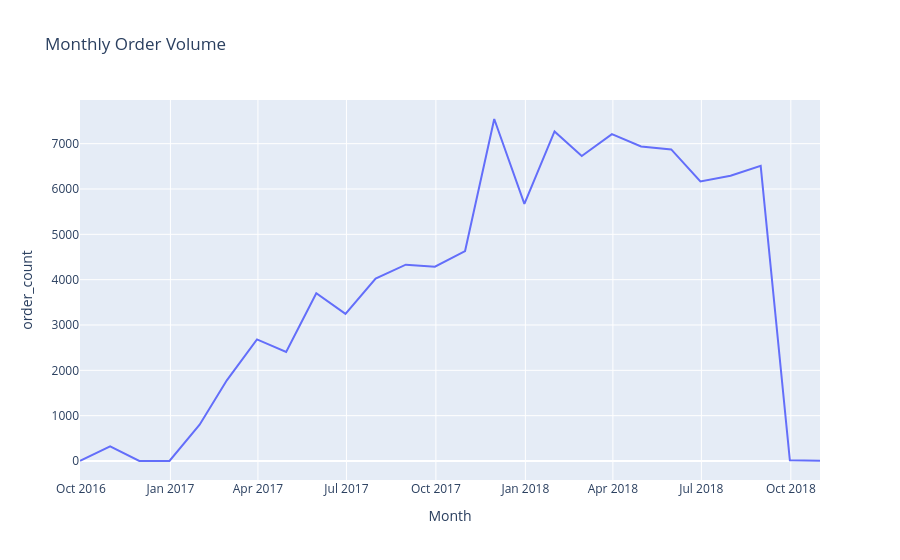

Notebook cell for this chart:
### Code cell
# --- Order volume over time ---
orders["order_purchase_timestamp"] = pd.to_datetime(orders["order_purchase_timestamp"])
monthly = (
    orders.set_index("order_purchase_timestamp")
    .resample("ME")
    .size()
    .reset_index(name="order_count")
)

px.line(monthly, x="order_purchase_timestamp", y="order_count",
        title="Monthly Order Volume", labels={"order_purchase_timestamp": "Month"})

### Figure 1 — Plotly figure (JSON) as saved in the notebook; plotly's stock layout.template omitted (floating-point values rounded to 4 significant figures)
{"data": [{"hovertemplate": "Month=%{x}<br>order_count=%{y}<extra></extra>", "legendgroup": "", "line": {"color": "#636efa", "dash": "solid"}, "marker": {"symbol": "circle"}, "mode": "lines", "name": "", "orientation": "v", "showlegend": false, "type": "scatter", "x": ["2016-09-30T00:00:00.000000", "2016-10-31T00:00:00.000000", "2016-11-30T00:00:00.000000", "2016-12-31T00:00:00.000000", "2017-01-31T00:00:00.000000", "2017-02-28T00:00:00.000000", "2017-03-31T00:00:00.000000", "2017-04-30T00:00:00.000000", "2017-05-31T00:00:00.000000", "2017-06-30T00:00:00.000000", "2017-07-31T00:00:00.000000", "2017-08-31T00:00:00.000000", "2017-09-30T00:00:00.000000", "2017-10-31T00:00:00.000000", "2017-11-30T00:00:00.000000", "2017-12-31T00:00:00.000000", "2018-01-31T00:00:00.000000", "2018-02-28T00:00:00.000000", "2018-03-31T00:00:00.000000", "2018-04-30T00:00:00.000000", "2018-05-31T00:00:00.000000", "2018-06-30T00:00:00.000000", "2018-07-31T00:00:00.000000", "2018-08-31T00:00:00.000000", "2018-09-30T00:00:00.000000", "2018-10-31T00:00:00.000000"], "xaxis": "x", "y": [4, 324, 0, 1, 800, 1780, 2682, 2404, 3700, 3245, 4026, 4331, 4285, 4631, 7544, 5673, 7269, 6728, 7211, 6939, 6873, 6167, 6292, 6512, 16, 4], "yaxis": "y"}], "layout": {"legend": {"tracegroupgap": 0}, "title": {"text": "Monthly Order Volume"}, "xaxis": {"anchor": "y", "domain": [0, 1], "title": {"text": "Month"}}, "yaxis": {"anchor": "x", "domain": [0, 1], "title": {"text": "order_count"}}}}
